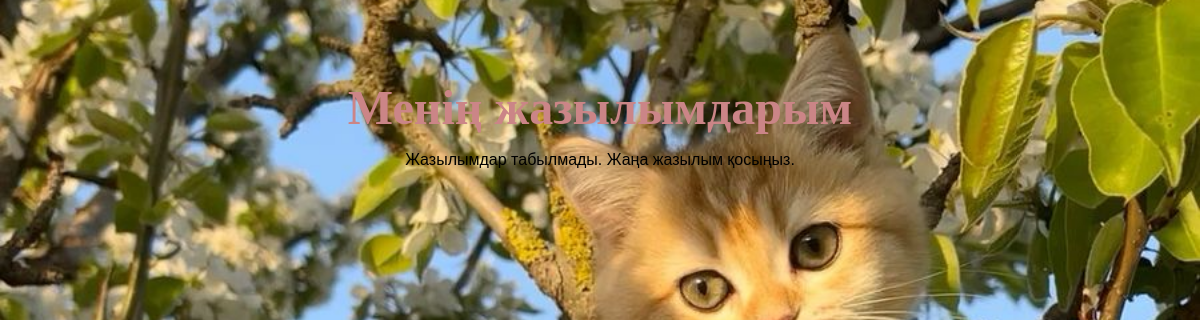
Before: /dashboard/ (signed in) with the older database file.
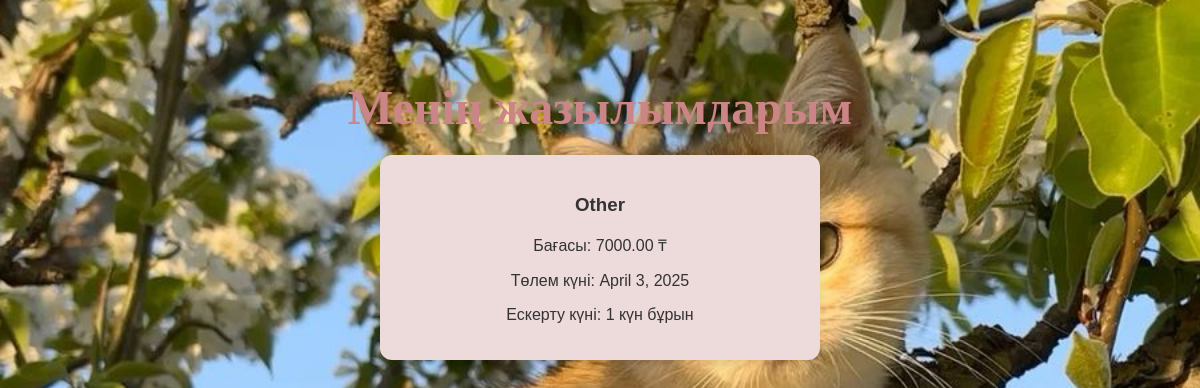
After: the same page with the newer database file.
### subscriptions/models.py (models this page shows, shortened)
class Subscription(models.Model):
    SERVICE_CHOICES = [
        ('Netflix', 'Netflix'),
        ('Spotify', 'Spotify'),
        ('YouTube', 'YouTube Premium'),
        ('Other', 'Басқа'),
    ]
    user = models.ForeignKey(User, on_delete=models.CASCADE)
    service_name = models.CharField(max_length=100, choices=SERVICE_CHOICES)
    price = models.DecimalField(max_digits=6, decimal_places=2)
    payment_date = models.DateField()
    reminder_days_before = models.IntegerField(default=1)  # ескерту күні
    created_at = models.DateTimeField(auto_now_add=True)

### subscriptions/views.py (the view)
# urls.py: path('dashboard/', views.dashboard, name='dashboard'),
def dashboard(request):
    if request.user.is_authenticated:
        subscriptions = Subscription.objects.filter(user=request.user)
        return render(request, 'subscriptions/dashboard.html', {'subscriptions': subscriptions})
    else:
        return render(request, 'subscriptions/unauthorized.html')

### subscriptions/templates/subscriptions/dashboard.html (shortened to what this page needs)
{% load static %}
<!DOCTYPE html>
<html lang="en">
<head>
    <link rel="stylesheet" href="{% static 'css/style.css' %}">
</head>
<body>
    <div class="dashboard-container fade-in">
        <h2 class="title">Менің жазылымдарым</h2>
        {% if subscriptions %}
            {% for sub in subscriptions %}
                <div class="card">
                    <h3>{{ sub.service_name }}</h3>
                    <p>Бағасы: {{ sub.price }} ₸</p>
                    <p>Төлем күні: {{ sub.payment_date }}</p>
                    <p>Ескерту күні: {{ sub.reminder_days_before }} күн бұрын</p>
                </div>
            {% endfor %}
        {% else %}
            <p>Жазылымдар табылмады. Жаңа жазылым қосыңыз.</p>
        {% endif %}
    </div>
</body>
</html>

Changed rows visible on the page:
added Subscription: service_name "Other", price "7000.00", payment_date "April 3, 2025", reminder_days_before "1"
Other visible differences:
text no longer shown: "Жазылымдар табылмады. Жаңа жазылым қосыңыз."
